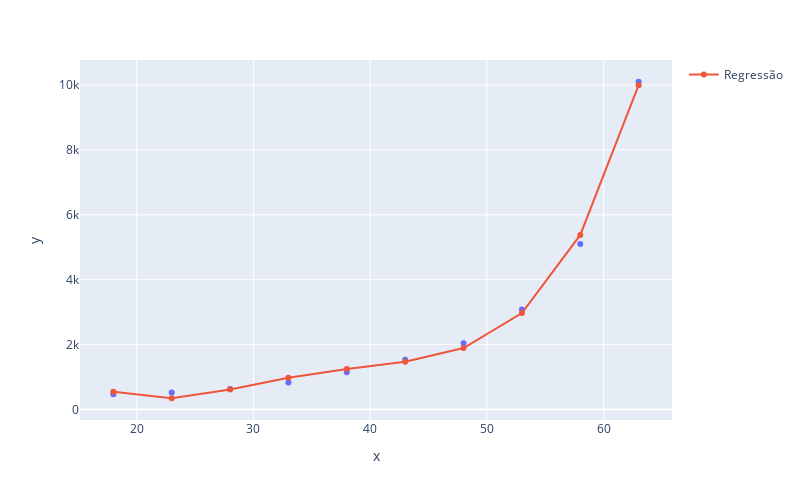

Notebook code for this chart:
### Code cell
g = px.scatter(x = X[:,0], y = y, width=800, height=500)
g.add_scatter(x = X[:,0], y = previsions, name = 'Regressão')
g.show()

### Figure 1 — Plotly figure (JSON) as saved in the notebook; plotly's stock layout.template omitted (floating-point values rounded to 4 significant figures)
{"data": [{"hovertemplate": "x=%{x}<br>y=%{y}<extra></extra>", "legendgroup": "", "marker": {"color": "#636efa", "symbol": "circle"}, "mode": "markers", "name": "", "orientation": "v", "showlegend": false, "type": "scatter", "x": [18, 23, 28, 33, 38, 43, 48, 53, 58, 63], "xaxis": "x", "y": [470, 520, 630, 830, 1150, 1530, 2040, 3080, 5100, 10100], "yaxis": "y"}, {"name": "Regressão", "type": "scatter", "x": [18, 23, 28, 33, 38, 43, 48, 53, 58, 63], "y": [549.7, 345.9, 616.5, 975.8, 1249.0, 1473.0, 1895.0, 2973.0, 5379.0, 9993.0]}], "layout": {"height": 500, "legend": {"tracegroupgap": 0}, "margin": {"t": 60}, "width": 800, "xaxis": {"anchor": "y", "domain": [0, 1], "title": {"text": "x"}}, "yaxis": {"anchor": "x", "domain": [0, 1], "title": {"text": "y"}}}}
